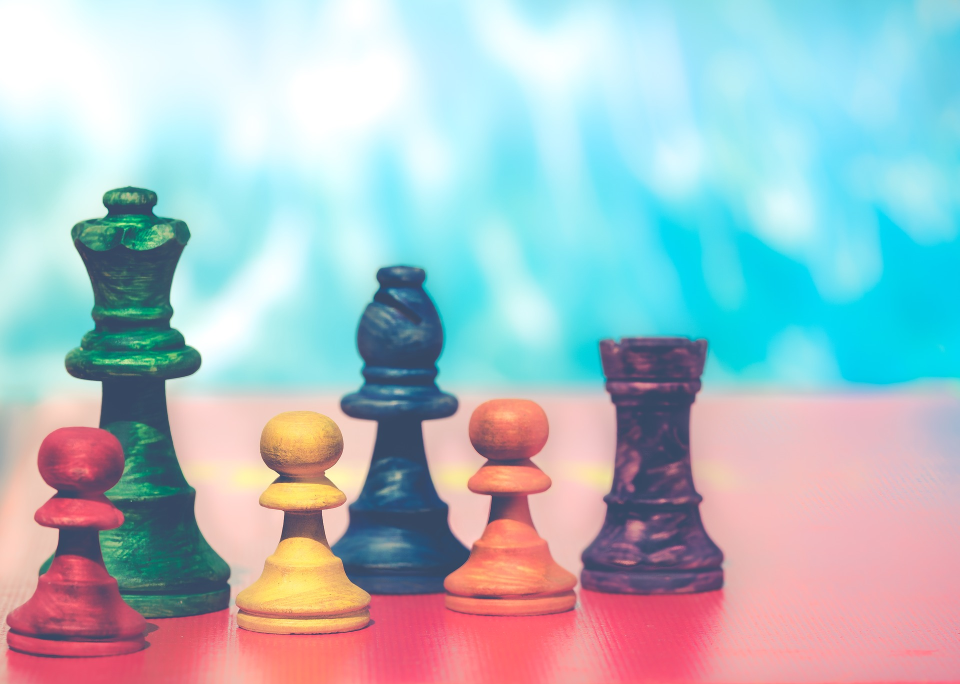
#> input picture OpenCV/images/chess.jpg, 1920 x 1368 px (shown at 1/2 size)
$ python '20-12-11채널분리,병합4(체스).py'
#> lines starting #> are read from the running program, lines starting #| are printed output that depends on the picture; after the words box and inside, x2 and y2 are one past the last pixel; in counts of white or black regions, pixels touching at a corner belong together
import cv2
import numpy as np
from win32api import GetSystemMetrics

# opencv 한글 경로 지원 하지 않음
# numpy를 통해 우회하는 경로로 파일 로드
def imread(filename, flags=cv2.IMREAD_COLOR, dtype=np.uint8):
#> called with filename = 'chess.jpg', flags = 1
    try:
        n = np.fromfile(filename, dtype)
        img = cv2.imdecode(n, flags)
#> img is the input picture: shape (1368, 1920, 3); mean B, G, R 195.1, 188.5, 169.2
        return img
    except Exception as e:
        print(e)
        return None

def FitToWindowSize(image):
    image_resized = image.copy()
    #윈도우 크기 얻기
    # from win32api import GetSystemMetrics
    # print("Width =", GetSystemMetrics(0))
    # print("Height =", GetSystemMetrics(1))
    #이미지 크기 얻기
    print('image {}'.format(image.shape))
    win_w=GetSystemMetrics(0)
    win_h=GetSystemMetrics(1)
    img_h, img_w = image.shape[:2]

    if(img_h > win_h or img_w > win_w):
        rate_width =  (win_w / img_w)*0.95
        rate_height =  (win_h / img_h)*0.95
        scale = rate_width if (rate_width < rate_height) else rate_height
        image_resized = cv2.resize(image, dsize=(0, 0), fx=scale, fy=scale, interpolation=cv2.INTER_LINEAR)
    # cv2.imshow('image_resize',image_resized)
    return image_resized


# cv2.imread가 아님/ 위에 정의한 imread()함수 사용
filename = 'chess.jpg'
# filename = 'images/sausage.jpg'
#filename = 'E:/OneDrive/Jupyter/opencv/PCB2/양품/양품1_2.bmp'
image = imread(filename,cv2.IMREAD_COLOR)
if image is None:
    print("이미지를 읽을 수 없습니다.")
    exit(1)

# [9 lines of commented-out code are left out]

ilowH=98; ilowS=106; ilowV=106
ihighH=110 ; ihighS=255; ihighV=255

hsv = cv2.cvtColor(image, cv2.COLOR_BGR2HSV)
#> hsv: shape (1368, 1920, 3); mean H, S, V 94.7, 96.4, 221.8
lower_blue = (ilowH, ilowS, ilowV)
upper_blue = (ihighH, ihighS, ihighV)
# Apply the cv2.inrange method to create a mask
mask = cv2.inRange(hsv, lower_blue, upper_blue)
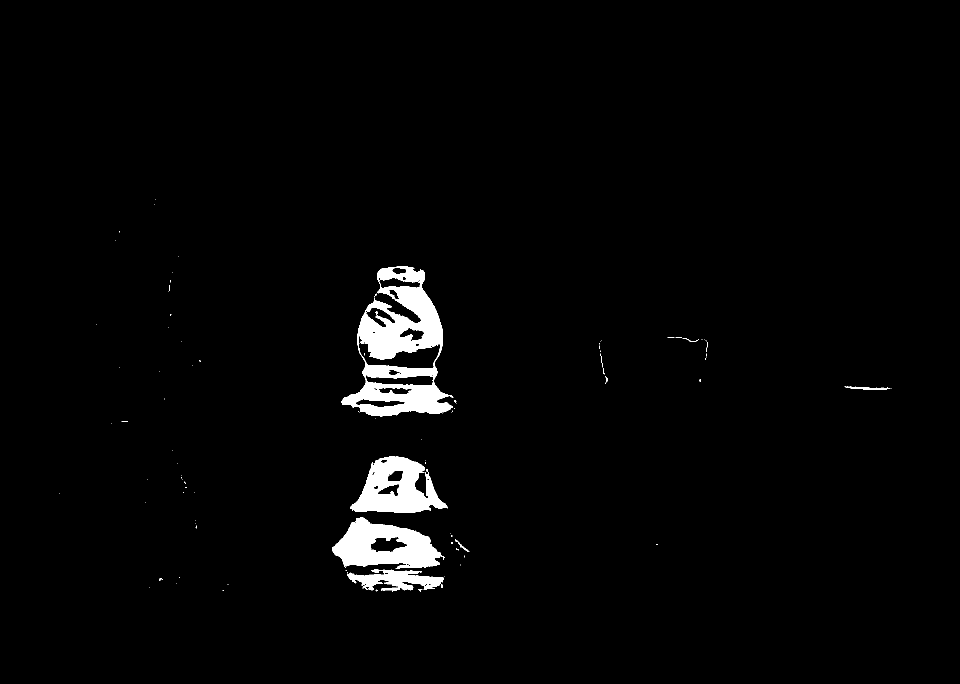
#> mask: shape (1368, 1920) (shown at 1/2 size); 2.3% white; 104 white regions (91 under 20 px), largest, box (x1, y1, x2, y2) and area: (683, 532, 907, 834) 28987, (664, 1034, 890, 1138) 13308, (700, 912, 895, 1026) 12413
# Apply the mask on the image to extract the original color
image = cv2.bitwise_and(image, image, mask=mask)
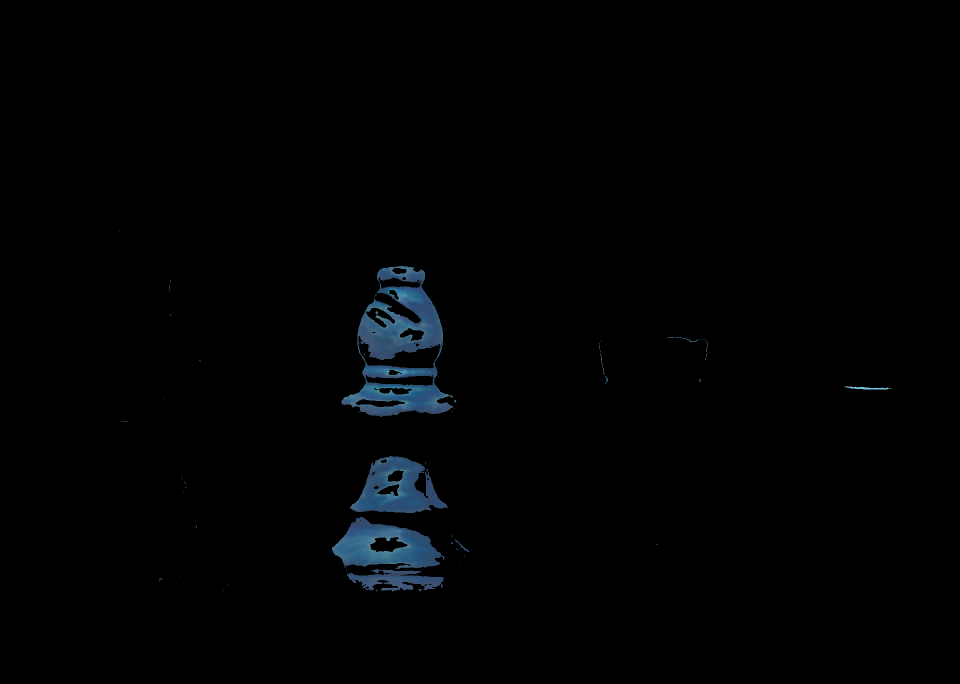
#> image: shape (1368, 1920, 3) (shown at 1/2 size); mean B, G, R 2.9, 2.1, 1.2


# rgb <--> hsv : http://colorizer.org/
resized_image = FitToWindowSize(image)
#| image (1368, 1920, 3)
#> (the run stopped early here; a loop or call above may not have finished)
